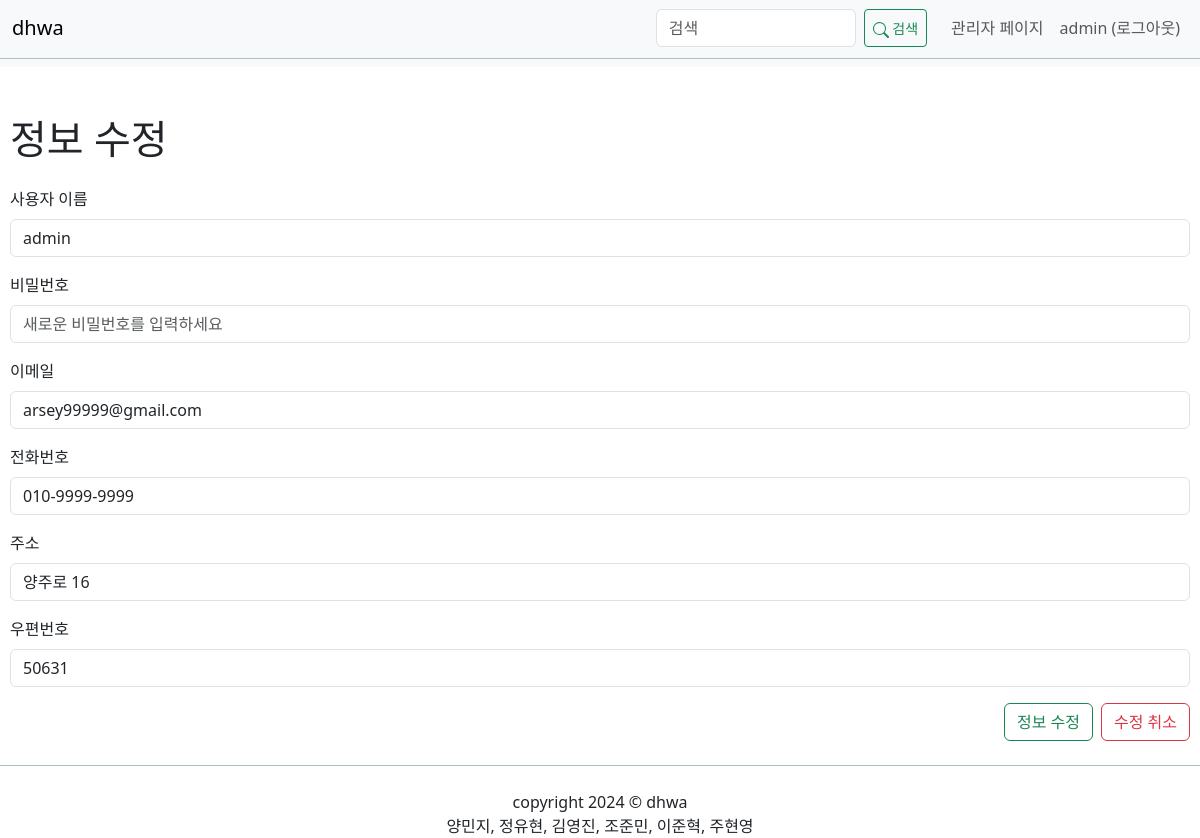
Page /mypage/update_mypage/ (signed in) on the committed database.
### minhwa/models.py (models this page shows)
class DHWAUSER(db.Model):
    id = db.Column(db.Integer, primary_key=True)
    username = db.Column(db.String(150), unique=True, nullable=False)
    password = db.Column(db.String(150), nullable=False)
    tell = db.Column(db.String(30), nullable=True)
    email = db.Column(db.String(120), unique=True, nullable=True)
    address = db.Column(db.Text(), nullable=True)
    postcode = db.Column(db.Integer, nullable=True)

### minhwa/views/mypage_views.py (the view, shortened to what this page needs)
@bp.route('/update_mypage/', methods=['GET', 'POST'])
def update_mypage():
    if g.user is None:
        flash('로그인이 필요합니다.')
        return redirect(url_for('auth.login'))
    form = UpdateForm(obj=g.user)
    return render_template('mypage/update_mypage.html', form=form)

### minhwa/forms.py
class UpdateForm(FlaskForm):
    username = StringField('사용자 ID를 입력해주세요', validators=[DataRequired()])
    password = PasswordField('비밀번호를 입력해주세요', validators=[DataRequired()])
    email = EmailField('이메일을 입력해주세요', validators=[DataRequired(), Email()])
    tell = TelField('전화번호는 최대 15자 까지 입력 가능 합니다.', validators=[Length(max=15)])
    address = StringField('주소는 3000자 이하로 작성해 주세요.', validators=[Length(max=3000)])
    postcode = StringField('우편번호는 최대 5자 까지 입력 가능합니다.', validators=[Length(max=5)])
    submit = SubmitField('Update')

### minhwa/views/mypage_views.py (called while the page is built)
@bp.before_app_request
def load_logged_in_user():
    user_id = session.get('user_id')
    if user_id:
        g.user = DHWAUSER.query.get(user_id)
    else:
        g.user = None

### minhwa/templates/mypage/update_mypage.html (shortened to what this page needs)
{% extends "base.html" %}
{% block content %}
<div class="container mt-5">
    <h1 class="mb-4">정보 수정</h1>
    <form method="POST">
        <div class="mb-3">
            <label for="username" class="form-label">사용자 이름</label>
            <input type="text" class="form-control" name="username" id="username"
                   value="{{ form.username.data or '' }}" required>
        </div>
        <div class="mb-3">
            <label for="password" class="form-label">비밀번호</label>
            <input type="password" class="form-control" name="password" id="password"
                   placeholder="새로운 비밀번호를 입력하세요" required>
        </div>
        <div class="mb-3">
            <label for="email" class="form-label">이메일</label>
            <input type="email" class="form-control" name="email" id="email"
                   value="{{ form.email.data or '' }}" required>
        </div>
        <div class="mb-3">
            <label for="tell" class="form-label">전화번호</label>
            <input type="text" class="form-control" name="tell" id="tell"
                   value="{{ form.tell.data or '' }}" >
        </div>
        <div class="mb-3">
            <label for="address" class="form-label">주소</label>
            <input type="text" class="form-control" name="address" id="address"
                   value="{{ form.address.data or '' }}" >
        </div>
        <div class="mb-3">
            <label for="postcode" class="form-label">우편번호</label>
            <input type="text" class="form-control" name="postcode" id="postcode"
                   value="{{ form.postcode.data or '' }}" >
        </div>
        <div class="d-flex justify-content-end">
            <button type="submit" class="btn btn-outline-success ms-2">정보 수정</button>
            <a href="{{ url_for('mypage.cancel_update') }}" class="btn btn-outline-danger ms-2">수정 취소</a>
        </div>
    </form>
</div>
{% endblock %}

### minhwa/templates/navbar.html (shortened to what this page needs)
<nav class="navbar navbar-expand-lg navbar-light bg-light">
    <div class="container-fluid">
        <a class="navbar-brand" href="{{ url_for('dhwa_list._list') }}">dhwa</a>
        <div class="collapse navbar-collapse" id="navbarNav">
            <div class="d-flex align-items-center ms-auto">
            <form class="d-flex me-3" action="{{ url_for('dhwa_list.search') }}" method="get">
                <input class="form-control me-2" type="search" placeholder="검색" aria-label="Search" name="q" style="max-width: 200px;" value="{{ request.args.get('q', '') }}">
                <button class="btn btn-outline-success btn-sm" type="submit">
                    <svg xmlns="http://www.w3.org/2000/svg" width="16" height="16" fill="currentColor" class="bi bi-search" viewBox="0 0 16 16">
                        <path d="M11.742 10.344a6.5 6.5 0 1 0-1.397 1.398h-.001q.044.06.098.115l3.85 3.85a1 1 0 0 0 1.415-1.414l-3.85-3.85a1 1 0 0 0-.115-.1zM12 6.5a5.5 5.5 0 1 1-11 0 5.5 5.5 0 0 1 11 0"/>
                      </svg> 검색 </button>
            </form>
            <ul class="navbar-nav ms-auto">
                {% if g.user %}
                    <li class="nav-item">
                        {% if g.user.username == 'admin' %}
                            <a class="nav-link" href="{{ url_for('cart.admin_cart_users') }}">관리자 페이지</a>
                        {% else %}
                            <a class="nav-link" href="{{ url_for('mypage.mypage') }}">내 정보</a>
                        {% endif %}
                    </li>
                    <li class="nav-item">
                        <a class="nav-link" href="{{ url_for('auth.logout') }}">
                            {{ g.user.username }} (로그아웃)
                        </a>
                    </li>
                {% endif %}
            </ul>
        </div>
        </div>
    </div>
</nav>

### minhwa/static/bookcss/admin_users.css (style rules this page uses)
.container-fluid { border-bottom: 1px solid rgba(4, 70, 39, 0.308); padding-bottom: 10px; }

### minhwa/static/bookcss/admin_book.css (style rules this page uses)
html, body { width: 100%; height: 100%; margin: 0; padding: 0; overflow-x: hidden; }
.container { max-width: 100%; margin: 0 auto; padding: 0 10px; }
.form-label { text-align: left; display: block; }

### rows in the picture
DHWAUSER: user.username "admin", username "admin", email "arsey99999@gmail.com", tell "010-9999-9999", address "양주로 16", postcode "50631"
